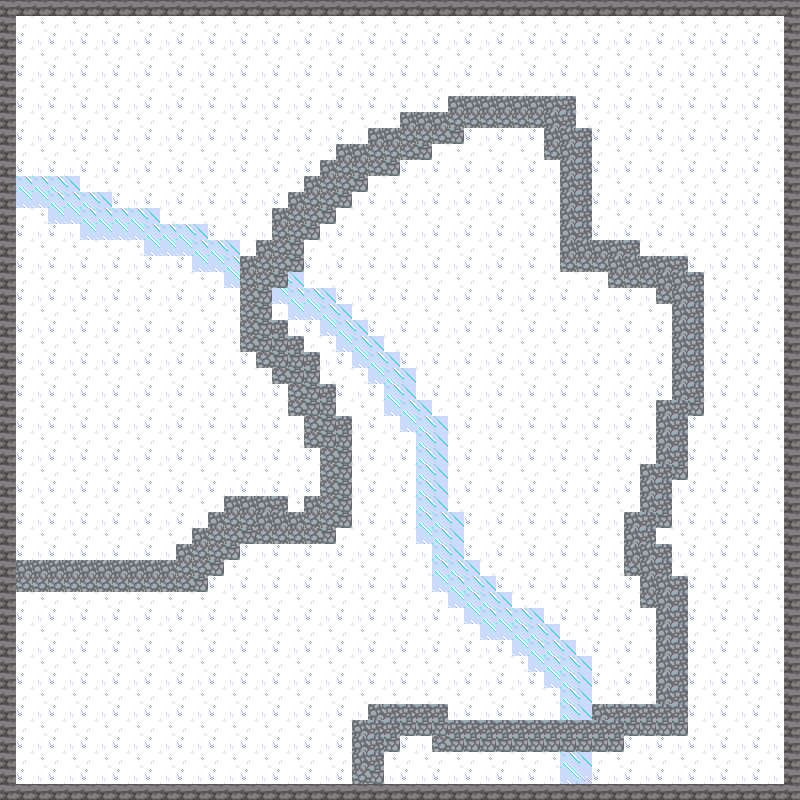

Rendered tile map (Tiled .tmx) drawn with the repository's tilesets; below, a short description and the map source with its tile grids summarised:
An orthogonal 50x50 tile map with 16x16 px tiles, 4 tile layers (background, wall, water, path).

<map version="1.10" tiledversion="1.10.2" orientation="orthogonal" renderorder="right-down" width="50" height="50" tilewidth="16" tileheight="16" infinite="0" nextlayerid="5" nextobjectid="1">
 <tileset firstgid="1" source="nature.tsx" />
 <layer id="1" name="background" width="50" height="50">
  <data>[2500 cells, 2500 non-empty, 4 distinct tile ids]</data>
 </layer>
 <layer id="2" name="wall" width="50" height="50">
  <data>[2500 cells, 196 non-empty, 1 distinct tile ids]</data>
 </layer>
 <layer id="3" name="water" width="50" height="50">
  <data>[2500 cells, 132 non-empty, 4 distinct tile ids]</data>
 </layer>
 <layer id="4" name="path" width="50" height="50">
  <data>[2500 cells, 297 non-empty, 4 distinct tile ids]</data>
 </layer>
</map>
